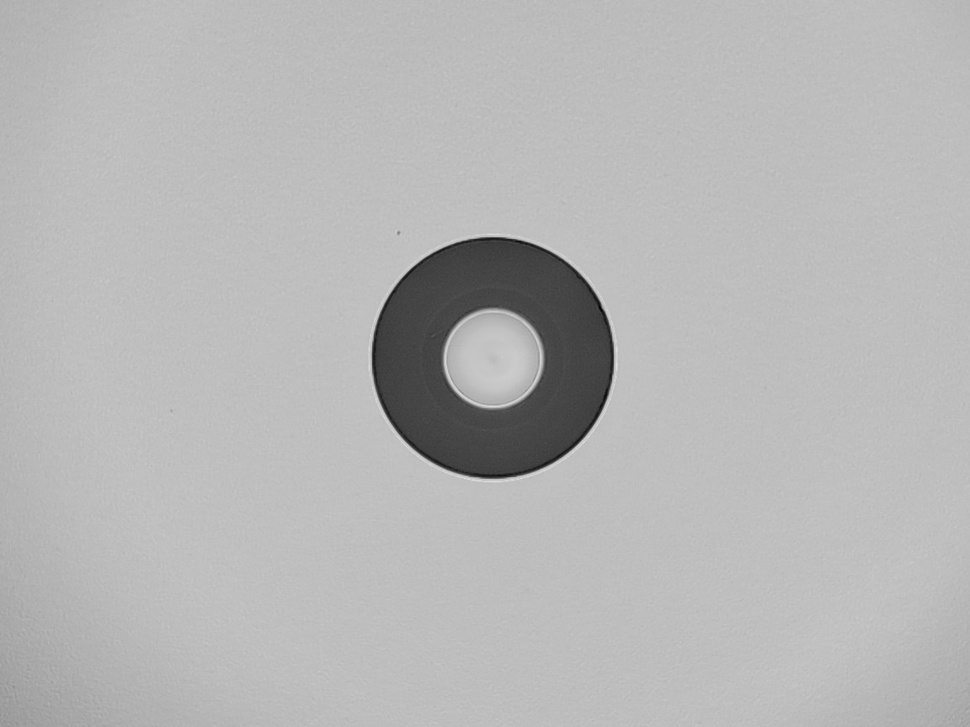
#> input picture processing/img63.jpg, 970 x 727 px, shrunk from 1152 x 864 before the run, found by its file name
$ python zara.py
#> lines starting #> are read from the running program, lines starting #| are printed output that depends on the picture; after the words box and inside, x2 and y2 are one past the last pixel; in counts of white or black regions, pixels touching at a corner belong together
import cv2
import numpy as np
import os
import matplotlib.pyplot as plt
from scipy.optimize import least_squares
from skimage.feature import canny

def get_edge_points(image, sigma=1.5, low_threshold=0.1, high_threshold=0.3):
    """
    Uses the Canny edge detector to extract a sparse set of high-confidence
    edge points from the image, decoupling geometry from illumination.

    Returns:
        np.array: An (N, 2) array of [x, y] coordinates for N edge points.
    """
    # Convert image to float for scikit-image's Canny implementation
    image_float = image.astype(float) / 255.0
    edges = canny(image_float, sigma=sigma, low_threshold=low_threshold, high_threshold=high_threshold)
    points = np.argwhere(edges).astype(float) # argwhere returns (row, col) which is (y, x)
    return points[:, ::-1] # Return as (x, y)

def generate_hypotheses_ransac(points, num_iterations=1000, inlier_threshold=1.0):
    """
    Generates a highly robust initial guess for the center and radii using a custom
    RANSAC and Radial Histogram Voting scheme.
    """
    best_score = -1
    best_params = None

    for i in range(num_iterations):
        # 1. Hypothesize: Randomly sample 3 points and find the circumcenter
        sample_indices = np.random.choice(len(points), 3, replace=False)
        p1, p2, p3 = points[sample_indices]

        # Using a standard formula to find the circumcenter of a triangle
        D = 2 * (p1[0] * (p2[1] - p3[1]) + p2[0] * (p3[1] - p1[1]) + p3[0] * (p1[1] - p2[1]))
        if abs(D) < 1e-6: continue # Avoid degenerate cases (collinear points)

        ux = ((p1[0]**2 + p1[1]**2) * (p2[1] - p3[1]) + (p2[0]**2 + p2[1]**2) * (p3[1] - p1[1]) + (p3[0]**2 + p3[1]**2) * (p1[1] - p2[1])) / D
        uy = ((p1[0]**2 + p1[1]**2) * (p3[0] - p2[0]) + (p2[0]**2 + p2[1]**2) * (p1[0] - p3[0]) + (p3[0]**2 + p3[1]**2) * (p2[0] - p1[0])) / D

        center_hypothesis = np.array([ux, uy])

        # 2. Score via Radial Histogram Voting
        distances = np.linalg.norm(points - center_hypothesis, axis=1)
        # Create a histogram of distances (radii)
        hist, bin_edges = np.histogram(distances, bins=200, range=(0, np.max(distances)))

        # Find the two largest peaks in the histogram
        peak_indices = np.argsort(hist)[-2:] # Get indices of the two highest bins

        # Score is the sum of the heights of the two peaks
        score = np.sum(hist[peak_indices])

        if score > best_score:
            best_score = score
            r1_guess = bin_edges[peak_indices[0]] + (bin_edges[1] - bin_edges[0])/2
            r2_guess = bin_edges[peak_indices[1]] + (bin_edges[1] - bin_edges[0])/2
            best_params = [ux, uy, min(r1_guess, r2_guess), max(r1_guess, r2_guess)]

    return best_params

def refine_fit_least_squares(points, initial_params):
    """
    Performs the ultimate refinement using Non-Linear Least Squares to minimize
    the true geometric distance of edge points to the two-circle model.
    """
    def residuals(params, points):
        """The objective function to minimize."""
        cx, cy, r1, r2 = params
        center = np.array([cx, cy])
        # Calculate distance of each point to the center
        distances = np.linalg.norm(points - center, axis=1)

        # For each point, the error is the distance to the *nearer* of the two circles
        res1 = np.abs(distances - r1)
        res2 = np.abs(distances - r2)

        return np.minimum(res1, res2)

    # Use scipy's Levenberg-Marquardt implementation
    result = least_squares(residuals, initial_params, args=(points,), method='lm')
    return result.x

def create_final_masks(image_shape, params):
    """Creates final masks using the ultra-precise parameters."""
    h, w = image_shape
    cx, cy, r_core, r_cladding = params

    # Ensure radii are ordered correctly
    if r_core > r_cladding:
        r_core, r_cladding = r_cladding, r_core

    # Create the distance matrix using matrix operations (Linear Algebra)
    y, x = np.mgrid[:h, :w]
    dist_sq = (x - cx)**2 + (y - cy)**2

    # Create masks based on the equation of a circle and a washer (annulus)
    core_mask = (dist_sq <= r_core**2).astype(np.uint8) * 255
    cladding_mask = ((dist_sq > r_core**2) & (dist_sq <= r_cladding**2)).astype(np.uint8) * 255

    return core_mask, cladding_mask

def process_fiber_image_veridian(image_path, output_dir='output_veridian'):
#> called with output_dir = 'output_veridian'
    print(f"\n--- Veridian Pipeline commencing for: {image_path} ---")
    if not os.path.exists(image_path): print(f"Error: Not found: {image_path}"); return
    if not os.path.exists(output_dir): os.makedirs(output_dir)

    original_image = cv2.imread(image_path)
#> original_image is the input picture: shape (727, 970, 3); min 2, max 224, mean 182
    gray_image = cv2.cvtColor(original_image, cv2.COLOR_BGR2GRAY)

    # STAGE 1: Extract unbiased geometric features
    edge_points = get_edge_points(gray_image, sigma=1.5)
#> in get_edge_points, `edges = canny(image_float, sigma=sigma, low_threshold=low_threshold, h..`:
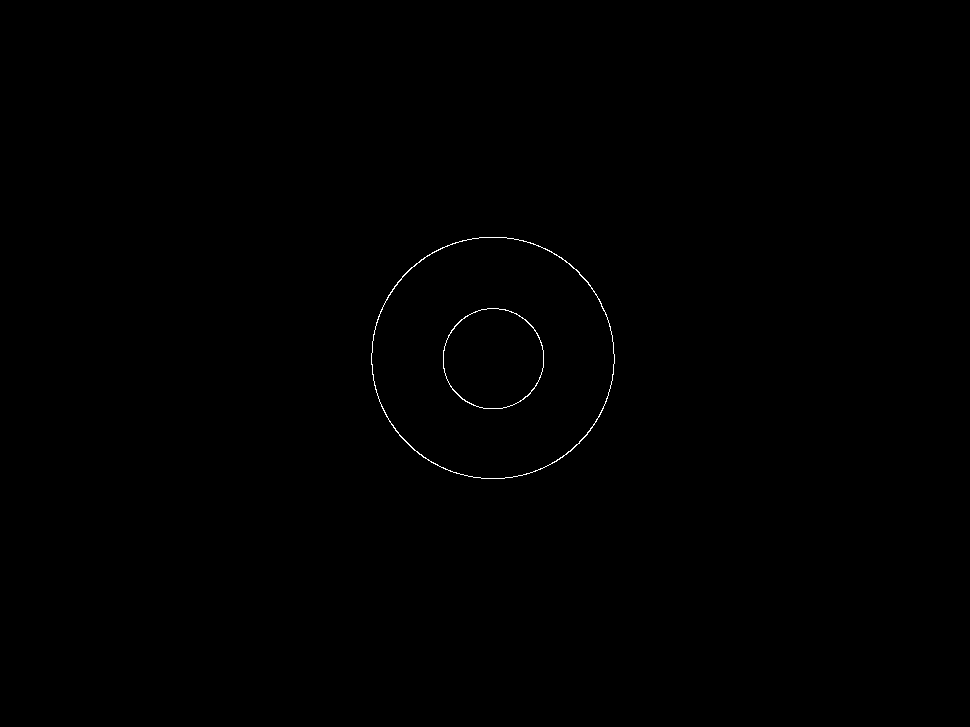
#> edges: shape (727, 970) bool; 0.17% white in thin lines or dots, all inside (x1, y1, x2, y2) = (371, 237, 615, 479)
#> in get_edge_points, `points = np.argwhere(edges).astype(float)`: points = 1229 pairs, first value 237 to 478, second value 371 to 614
#> edge_points = 1229 pairs, first value 371 to 614, second value 237 to 478
    print(f"Stage 1: Extracted {len(edge_points)} edge points using Canny.")
#| Stage 1: Extracted 1229 edge points using Canny.

    # STAGE 2: Generate robust hypothesis with RANSAC
    initial_guess = generate_hypotheses_ransac(edge_points)
#> the loop in generate_hypotheses_ransac, `for i in range(num_iterations):` made 1000 passes
#> (sample_indices, p1, p2, p3, D, ux, uy, peak_indices) on passes 1, 2, 13, 52: ([18, 342, 467], [497, 237], [602, 308], [456, 325], 24302, 527.6, 304.8, [199, 198]), ([1203, 320, 433], [511, 477], [384, 304], [607, 319], 73348, 492.4, 357.5, [199, 198]), ([575, 103, 512], [372, 348], [540, 246], [611, 333], 43716, 492.5, 357.2, [199, 198]), ([266, 181, 1188], [396, 285], [567, 262], [517, 476], 70888, 492.8, 357.5, [197, 198])
#> (D, ux, uy, score, best_score, r1_guess, r2_guess, best_params) on passes 61, 92: (72, 9687.3, -11264.7, 757, 757, 14903.5, 14828.8, [9687.3, -11264.7, 14828.8, 14903.5]), (-160, -15318.1, 6380.5, 878, 878, 16912.7, 16997.9, [-15318.1, 6380.5, 16912.7, 16997.9])
#> after the loop in generate_hypotheses_ransac, `for i in range(num_iterations):`: best_score = 878; r1_guess = 16912.7; r2_guess = 16997.9
#> initial_guess = [-15318.1, 6380.5, 16912.7, 16997.9]
    if initial_guess is None: print("RANSAC failed to find a suitable hypothesis."); return
    print(f"Stage 2: RANSAC initial guess -> Center:({initial_guess[0]:.2f}, {initial_guess[1]:.2f}), Radii:({initial_guess[2]:.2f}, {initial_guess[3]:.2f})")
#| Stage 2: RANSAC initial guess -> Center:(-15318.06, 6380.50), Radii:(16912.68, 16997.89)

    # STAGE 3: Perform ultimate refinement with Non-Linear Least Squares
    final_params = refine_fit_least_squares(edge_points, initial_guess)
#> in refine_fit_least_squares, `result = least_squares(residuals, initial_params, args=(points,), meth..`: result = 12 items
#> final_params = [-933889.2, 87084.2, 938332.7, 938462.5]
    cx, cy, r1, r2 = final_params
#> cx = -933889.2; cy = 87084.2; r1 = 938332.7; r2 = 938462.5
    r_core, r_cladding = min(r1, r2), max(r1, r2)
#> r_core = 938332.7; r_cladding = 938462.5
    print(f"Stage 3: Final refined parameters -> Center:({cx:.4f}, {cy:.4f}), Radii:({r_core:.4f}, {r_cladding:.4f})")
#| Stage 3: Final refined parameters -> Center:(-933889.2299, 87084.2254), Radii:(938332.7058, 938462.5124)

    # STAGE 4: Generate final masks and output
    core_mask, cladding_mask = create_final_masks(gray_image.shape, final_params)
#> in create_final_masks, `cx, cy, r_core, r_cladding = params`: cx = -933889.2; cy = 87084.2; r_core = 938332.7; r_cladding = 938462.5
#> in create_final_masks, `dist_sq = (x - cx)**2 + (y - cy)**2`:
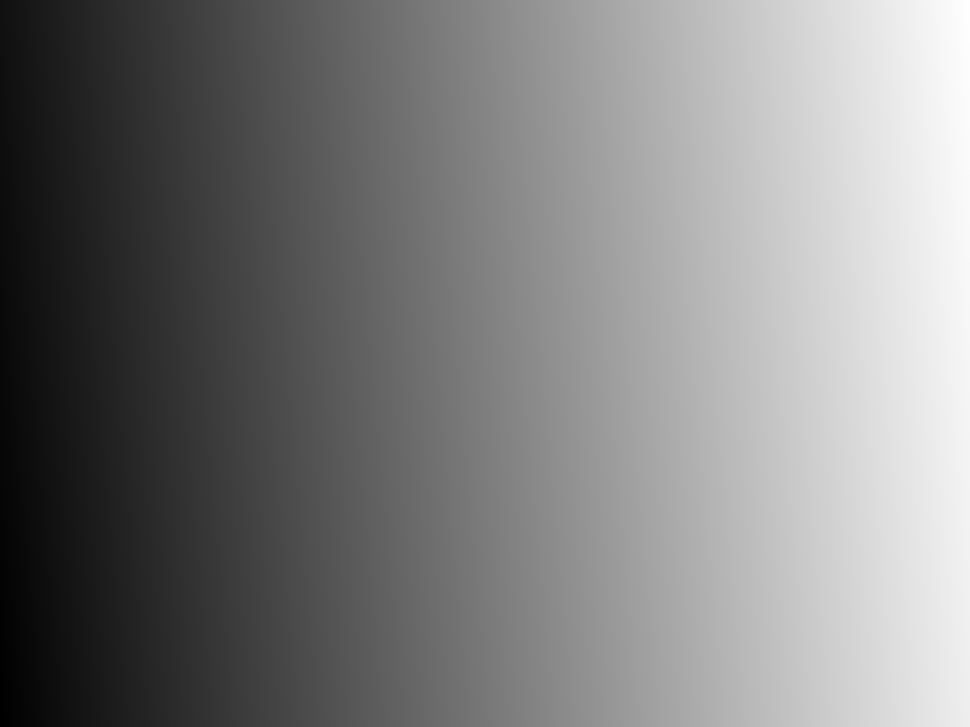
#> dist_sq: shape (727, 970) float64; min 8.8e+11, max 8.82e+11, mean 8.81e+11; drawn with min black and max white
#> in create_final_masks, `core_mask = (dist_sq <= r_core**2).astype(np.uint8) * 255`:
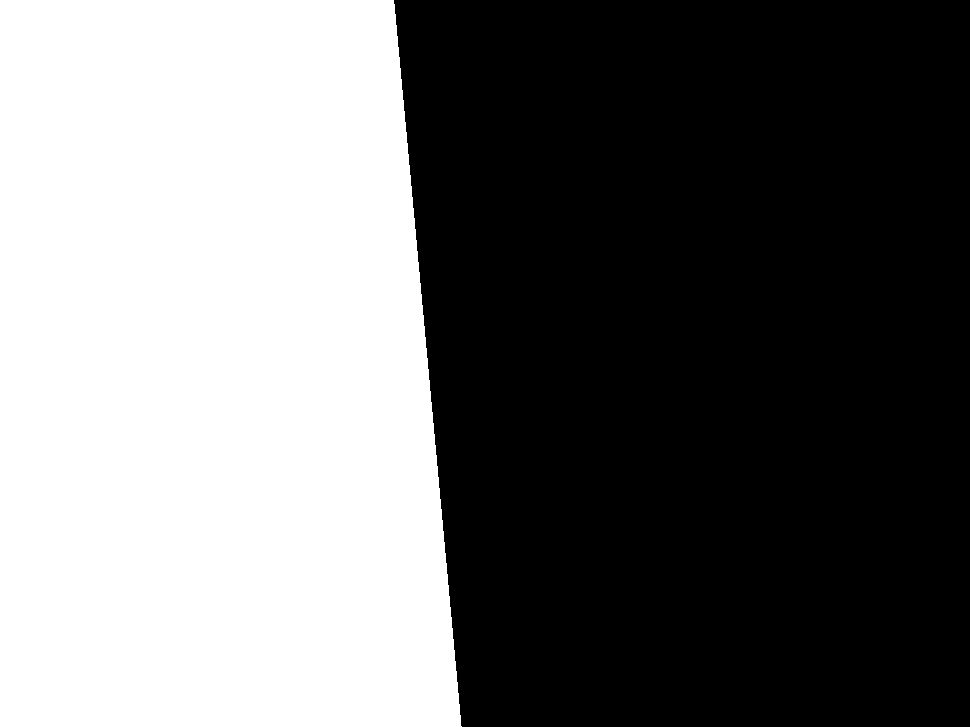
#> core_mask: shape (727, 970); 44.1% white; 1 white region, box (x1, y1, x2, y2) and area: (0, 0, 462, 727) 311116
#> in create_final_masks, `cladding_mask = ((dist_sq > r_core**2) & (dist_sq <= r_cladding**2)).a..`: cladding_mask: shape (727, 970); 13.4% white; 1 white region, box (x1, y1, x2, y2) and area: (394, 0, 592, 727) 94776
    isolated_core = cv2.bitwise_and(gray_image, gray_image, mask=core_mask)
    isolated_cladding = cv2.bitwise_and(gray_image, gray_image, mask=cladding_mask)
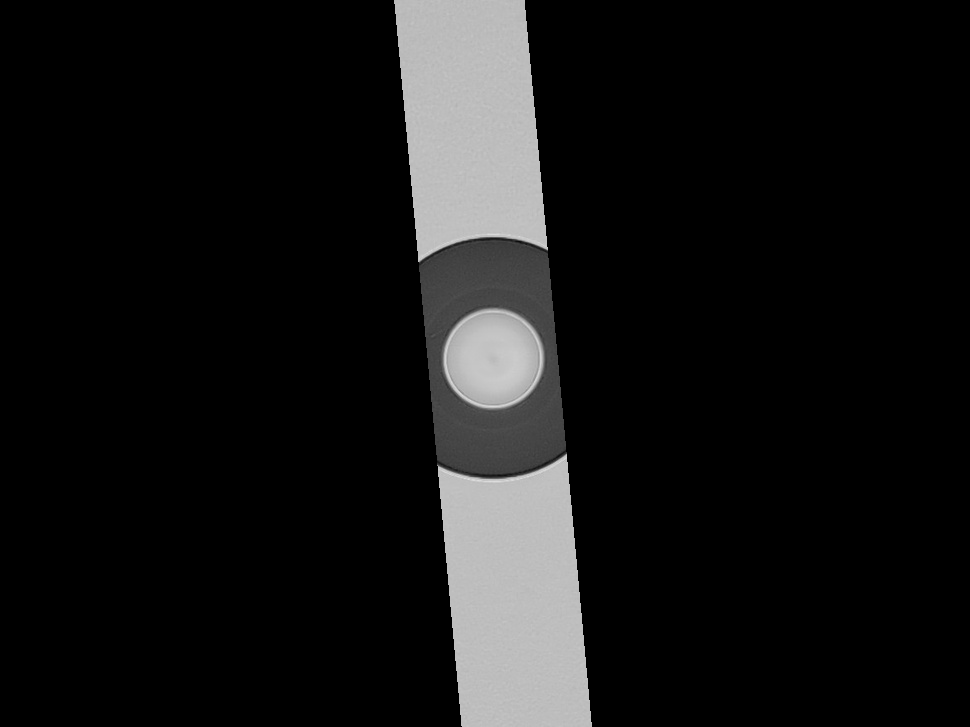
#> isolated_cladding: shape (727, 970); min 0, max 223, mean 21.7

    # Cropping
    coords_core = np.argwhere(core_mask > 0)
#> coords_core = 311116 pairs, first value 0 to 726, second value 0 to 461
    if coords_core.size > 0:
        y_min, x_min = coords_core.min(axis=0); y_max, x_max = coords_core.max(axis=0)
#> after `y_min, x_min = coords_core.min(axis=0)`: y_min = 0; x_min = 0
#> after `y_max, x_max = coords_core.max(axis=0)`: y_max = 726; x_max = 461
        isolated_core = isolated_core[y_min:y_max+1, x_min:x_max+1]
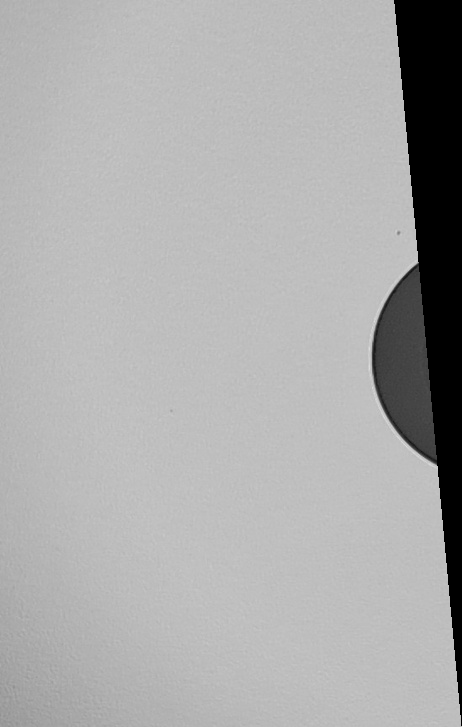
#> isolated_core: shape (727, 462); min 0, max 222, mean 170.9

    coords_cladding = np.argwhere(cladding_mask > 0)
#> coords_cladding = 94776 pairs, first value 0 to 726, second value 394 to 591
    if coords_cladding.size > 0:
        y_min, x_min = coords_cladding.min(axis=0); y_max, x_max = coords_cladding.max(axis=0)
#> after `y_min, x_min = coords_cladding.min(axis=0)`: x_min = 394
#> after `y_max, x_max = coords_cladding.max(axis=0)`: x_max = 591
        isolated_cladding = isolated_cladding[y_min:y_max+1, x_min:x_max+1]
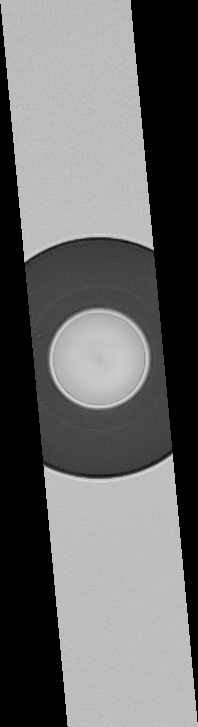
#> isolated_cladding: shape (727, 198); min 0, max 223, mean 106.2

    # --- Save Diagnostic Plot ---
    base_filename = os.path.splitext(os.path.basename(image_path))[0]
    plt.figure(figsize=(10, 10))
    plt.imshow(original_image)
    # Plot the refined circles
    circle1 = plt.Circle((cx, cy), r_core, color='lime', fill=False, linewidth=2, label='Fitted Core')
    circle2 = plt.Circle((cx, cy), r_cladding, color='cyan', fill=False, linewidth=2, label='Fitted Cladding')
    plt.gca().add_artist(circle1)
    plt.gca().add_artist(circle2)
    plt.scatter(edge_points[:, 0], edge_points[:, 1], s=1, c='red', alpha=0.3, label='Canny Edge Points')
    plt.title(f'Final Geometric Fit for {os.path.basename(image_path)}')
    plt.legend()
    plt.savefig(os.path.join(output_dir, f"{base_filename}_veridian_fit.png"))
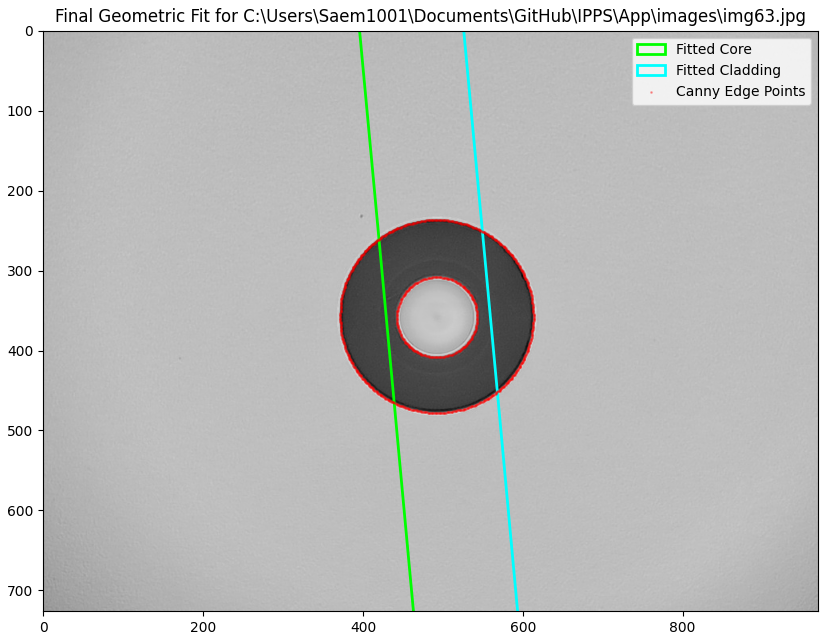
#> figure drawn by matplotlib, 1 panel
    plt.close()

    # --- Save Image Results ---
    cv2.imwrite(os.path.join(output_dir, f"{base_filename}_core.png"), isolated_core)
    cv2.imwrite(os.path.join(output_dir, f"{base_filename}_cladding.png"), isolated_cladding)
    print(f"Stage 4: Successfully saved Veridian results to '{output_dir}'")

if __name__ == '__main__':
    image_filenames = [
        r'C:\Users\Saem1001\Documents\GitHub\IPPS\App\images\img63.jpg'
    ]
    for filename in image_filenames:
        # Check if file exists before processing
        if os.path.exists(filename):
            process_fiber_image_veridian(filename)
        else:
            print(f"Skipping {filename}, file not found.")
